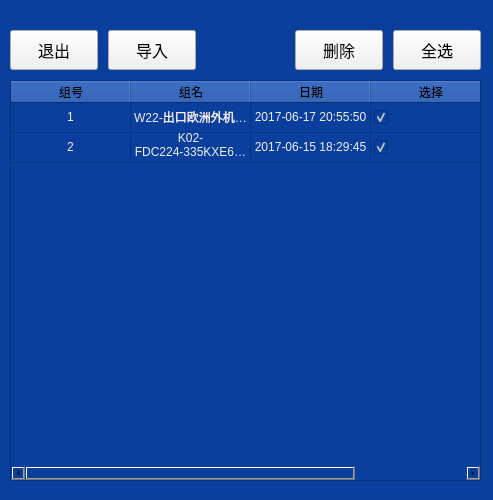
<?xml version="1.0" encoding="UTF-8"?>
<ui version="4.0">
 <class>fileManage</class>
 <widget class="QWidget" name="fileManage">
  <property name="geometry">
   <rect>
    <x>0</x>
    <y>0</y>
    <width>493</width>
    <height>500</height>
   </rect>
  </property>
  <property name="windowTitle">
   <string>测试程序管理</string>
  </property>
  <property name="styleSheet">
   <string notr="true">QWidget
{
background-color: rgb(11,63,158);
}

QToolButton
{
background-color: rgb(239, 239, 241);
}</string>
  </property>
  <widget class="QWidget" name="">
   <property name="geometry">
    <rect>
     <x>10</x>
     <y>30</y>
     <width>471</width>
     <height>451</height>
    </rect>
   </property>
   <layout class="QVBoxLayout" name="verticalLayout" stretch="1,10">
    <property name="spacing">
     <number>10</number>
    </property>
    <item>
     <layout class="QHBoxLayout" name="horizontalLayout" stretch="0,0,0,0,0">
      <property name="spacing">
       <number>10</number>
      </property>
      <item>
       <widget class="QToolButton" name="toolButton_5">
        <property name="sizePolicy">
         <sizepolicy hsizetype="Expanding" vsizetype="Expanding">
          <horstretch>0</horstretch>
          <verstretch>0</verstretch>
         </sizepolicy>
        </property>
        <property name="font">
         <font>
          <family>微软雅黑</family>
          <pointsize>12</pointsize>
         </font>
        </property>
        <property name="text">
         <string>退出</string>
        </property>
       </widget>
      </item>
      <item>
       <widget class="QToolButton" name="toolButton_4">
        <property name="sizePolicy">
         <sizepolicy hsizetype="Expanding" vsizetype="Expanding">
          <horstretch>0</horstretch>
          <verstretch>0</verstretch>
         </sizepolicy>
        </property>
        <property name="font">
         <font>
          <family>微软雅黑</family>
          <pointsize>12</pointsize>
         </font>
        </property>
        <property name="text">
         <string>导入</string>
        </property>
       </widget>
      </item>
      <item>
       <spacer name="horizontalSpacer">
        <property name="orientation">
         <enum>Qt::Horizontal</enum>
        </property>
        <property name="sizeHint" stdset="0">
         <size>
          <width>40</width>
          <height>20</height>
         </size>
        </property>
       </spacer>
      </item>
      <item>
       <widget class="QToolButton" name="toolButton_3">
        <property name="sizePolicy">
         <sizepolicy hsizetype="Expanding" vsizetype="Expanding">
          <horstretch>0</horstretch>
          <verstretch>0</verstretch>
         </sizepolicy>
        </property>
        <property name="font">
         <font>
          <family>微软雅黑</family>
          <pointsize>12</pointsize>
         </font>
        </property>
        <property name="text">
         <string>删除</string>
        </property>
       </widget>
      </item>
      <item>
       <widget class="QToolButton" name="toolButton_2">
        <property name="sizePolicy">
         <sizepolicy hsizetype="Expanding" vsizetype="Expanding">
          <horstretch>0</horstretch>
          <verstretch>0</verstretch>
         </sizepolicy>
        </property>
        <property name="font">
         <font>
          <family>微软雅黑</family>
          <pointsize>12</pointsize>
         </font>
        </property>
        <property name="text">
         <string>全选</string>
        </property>
       </widget>
      </item>
     </layout>
    </item>
    <item>
     <widget class="QTableWidget" name="tableWidget">
      <property name="styleSheet">
       <string notr="true">QTableWidget
{
color:rgb(239, 239, 241);
}

QHeaderView::section
{
color:rgb(0, 0, 0);
}</string>
      </property>
      <attribute name="horizontalHeaderDefaultSectionSize">
       <number>120</number>
      </attribute>
      <attribute name="horizontalHeaderStretchLastSection">
       <bool>false</bool>
      </attribute>
      <attribute name="verticalHeaderVisible">
       <bool>false</bool>
      </attribute>
      <attribute name="verticalHeaderStretchLastSection">
       <bool>false</bool>
      </attribute>
      <row>
       <property name="text">
        <string/>
       </property>
      </row>
      <row>
       <property name="text">
        <string/>
       </property>
      </row>
      <column>
       <property name="text">
        <string>组号</string>
       </property>
      </column>
      <column>
       <property name="text">
        <string>组名</string>
       </property>
      </column>
      <column>
       <property name="text">
        <string>日期</string>
       </property>
      </column>
      <column>
       <property name="text">
        <string>选择</string>
       </property>
      </column>
      <item row="0" column="0">
       <property name="text">
        <string>1</string>
       </property>
       <property name="textAlignment">
        <set>AlignCenter</set>
       </property>
      </item>
      <item row="0" column="1">
       <property name="text">
        <string>W22-出口欧洲外机系列</string>
       </property>
       <property name="textAlignment">
        <set>AlignCenter</set>
       </property>
      </item>
      <item row="0" column="2">
       <property name="text">
        <string>2017-06-17 20:55:50</string>
       </property>
       <property name="textAlignment">
        <set>AlignCenter</set>
       </property>
      </item>
      <item row="0" column="3">
       <property name="textAlignment">
        <set>AlignCenter</set>
       </property>
       <property name="checkState">
        <enum>Checked</enum>
       </property>
      </item>
      <item row="1" column="0">
       <property name="text">
        <string>2</string>
       </property>
       <property name="textAlignment">
        <set>AlignCenter</set>
       </property>
      </item>
      <item row="1" column="1">
       <property name="text">
        <string>K02-FDC224-335KXE6出口向</string>
       </property>
       <property name="textAlignment">
        <set>AlignCenter</set>
       </property>
      </item>
      <item row="1" column="2">
       <property name="text">
        <string>2017-06-15 18:29:45</string>
       </property>
       <property name="textAlignment">
        <set>AlignCenter</set>
       </property>
      </item>
      <item row="1" column="3">
       <property name="text">
        <string/>
       </property>
       <property name="checkState">
        <enum>Checked</enum>
       </property>
      </item>
     </widget>
    </item>
   </layout>
  </widget>
 </widget>
 <resources/>
 <connections/>
</ui>
